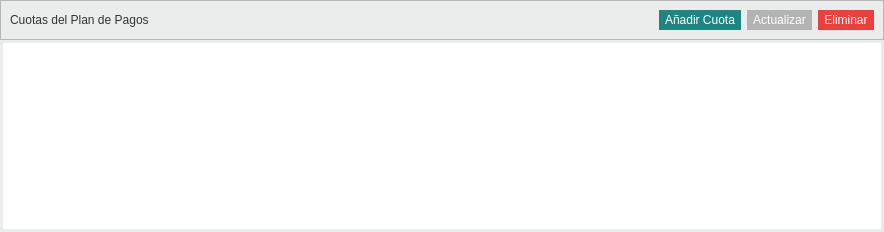
        <widget class="QFrame" name="frame_5">
         <property name="sizePolicy">
          <sizepolicy hsizetype="Preferred" vsizetype="Preferred">
           <horstretch>0</horstretch>
           <verstretch>2</verstretch>
          </sizepolicy>
         </property>
         <layout class="QVBoxLayout" name="verticalLayout_3">
          <property name="spacing">
           <number>0</number>
          </property>
          <property name="leftMargin">
           <number>0</number>
          </property>
          <property name="topMargin">
           <number>0</number>
          </property>
          <property name="rightMargin">
           <number>0</number>
          </property>
          <property name="bottomMargin">
           <number>0</number>
          </property>
          <item>
           <widget class="QFrame" name="frame_6">
            <property name="styleSheet">
             <string notr="true">background-color: #ebeded;</string>
            </property>
            <property name="frameShape">
             <enum>QFrame::StyledPanel</enum>
            </property>
            <property name="frameShadow">
             <enum>QFrame::Raised</enum>
            </property>
            <layout class="QHBoxLayout" name="horizontalLayout_4">
             <item>
              <widget class="QLabel" name="label_4">
               <property name="styleSheet">
                <string notr="true">font: 11pt &quot;MS Shell Dlg 2&quot;;
color:#333333;
</string>
               </property>
               <property name="text">
                <string>Cuotas del Plan de Pagos</string>
               </property>
              </widget>
             </item>
             <item>
              <spacer name="horizontalSpacer_4">
               <property name="orientation">
                <enum>Qt::Horizontal</enum>
               </property>
               <property name="sizeHint" stdset="0">
                <size>
                 <width>504</width>
                 <height>18</height>
                </size>
               </property>
              </spacer>
             </item>
             <item>
              <widget class="QPushButton" name="addCuota">
               <property name="enabled">
                <bool>false</bool>
               </property>
               <property name="cursor">
                <cursorShape>PointingHandCursor</cursorShape>
               </property>
               <property name="styleSheet">
                <string notr="true">QPushButton {
	background-color: #1D8680;
	border-style: outset;
	border-radius: 12px;
	font: 12pt &quot;MS Shell Dlg 2&quot;;
	color: white;
	min-width: 7em;
	max-width:10em;
	padding: 3px  6px 3px 6px;
}

QPushButton::focus,
QPushButton::hover {
	background-color: #109491;
	border-color: #ededef;
}
</string>
               </property>
               <property name="text">
                <string>Añadir Cuota</string>
               </property>
              </widget>
             </item>
             <item>
              <widget class="QPushButton" name="editCuota">
               <property name="enabled">
                <bool>false</bool>
               </property>
               <property name="cursor">
                <cursorShape>PointingHandCursor</cursorShape>
               </property>
               <property name="styleSheet">
                <string notr="true">QPushButton {
	background-color: #B3B3B3;
	border-style: outset;
	border-radius: 12px;
	font: 12pt &quot;MS Shell Dlg 2&quot;;
	color: white;
	min-width: 7em;
	max-width:7em;
	padding: 3px  6px 3px 6px;
}

QPushButton::focus,
QPushButton::hover {
	background-color: #a7a7a7;
	border-color: #ededef;
}</string>
               </property>
               <property name="text">
                <string>Actualizar</string>
               </property>
              </widget>
             </item>
             <item>
              <widget class="QPushButton" name="deleteCuota">
               <property name="enabled">
                <bool>false</bool>
               </property>
               <property name="cursor">
                <cursorShape>PointingHandCursor</cursorShape>
               </property>
               <property name="styleSheet">
                <string notr="true">QPushButton {
	background-color: #EB403E;
	border-style: outset;
	border-radius: 12px;
	font: 12pt &quot;MS Shell Dlg 2&quot;;
	color: white;
	min-width: 7em;
	max-width:7em;
	padding: 3px  6px 3px 6px;
}

QPushButton::focus,
QPushButton::hover {
	background-color: #EB553E;
	border-color: #EB403E;
}</string>
               </property>
               <property name="text">
                <string>Eliminar</string>
               </property>
              </widget>
             </item>
            </layout>
           </widget>
          </item>
          <item>
           <widget class="QFrame" name="verticalFrame">
            <property name="minimumSize">
             <size>
              <width>0</width>
              <height>0</height>
             </size>
            </property>
            <layout class="QVBoxLayout" name="verticalLayout_7">
             <property name="spacing">
              <number>0</number>
             </property>
             <property name="leftMargin">
              <number>0</number>
             </property>
             <property name="topMargin">
              <number>0</number>
             </property>
             <property name="rightMargin">
              <number>0</number>
             </property>
             <property name="bottomMargin">
              <number>0</number>
             </property>
             <item>
              <widget class="QTableWidget" name="plannedFee">
               <property name="styleSheet">
                <string notr="true">QTableWidget {
	background-color: white;
	border-top: 2.5px solid #EBEDED;
	border-bottom: 2.5px solid #EBEDED;
	border-right: 2.5px solid #EBEDED;
	border-left: 2.5px solid #EBEDED;
	gridline-color: #a7a7a7;
	font: 9pt &quot;MS Shell Dlg 2&quot;;
}


QHeaderView::section {
	border-top: 1px solid #a7a7a7;
	border-left: 0px solid #a7a7a7;
	border-right: 1px solid #a7a7a7;
	border-bottom: 1px solid #a7a7a7;
}




/* Scroll bar stylesheet */
QScrollBar:vertical {
	border: 0px solid #a7a7a7;
	background: #b7b7b7;
	width:16px;
	margin: 0px 0px 0px 0px;
	border-radius: 8px;
}
QScrollBar::handle:vertical {
	background: qlineargradient(x1:0, y1:0, x2:1, y2:0,
	stop: 0 rgb(16, 148, 145), stop: 0.5 rgb(29, 134, 128), stop:1 rgb(16, 148, 145));
	min-height: 0px;
	border-radius: 7px;
}
QScrollBar::add-line:vertical {
	background: qlineargradient(x1:0, y1:0, x2:1, y2:0,
	stop: 0 rgb(167, 167, 167), stop: 0.5 rgb(255, 255, 255), stop:1 rgb(167, 167, 167));
	height: 16px;
	subcontrol-position: bottom;
	subcontrol-origin: margin;
	border-radius: 8px;
}
QScrollBar::sub-line:vertical {
	background: qlineargradient(x1:0, y1:0, x2:1, y2:0,
	stop: 0 rgb(167, 167, 167), stop: 0.5 rgb(255, 255, 255), stop:1 rgb(167, 167, 167));
	height: 16 px;
	subcontrol-position: top;
	subcontrol-origin: margin;
	border-radius: 8px;
}

QScrollBar::handle::hover {
	background-color: #109491;
}
</string>
               </property>
               <property name="rowCount">
                <number>0</number>
               </property>
               <property name="columnCount">
                <number>0</number>
               </property>
              </widget>
             </item>
            </layout>
           </widget>
          </item>
         </layout>
        </widget>
